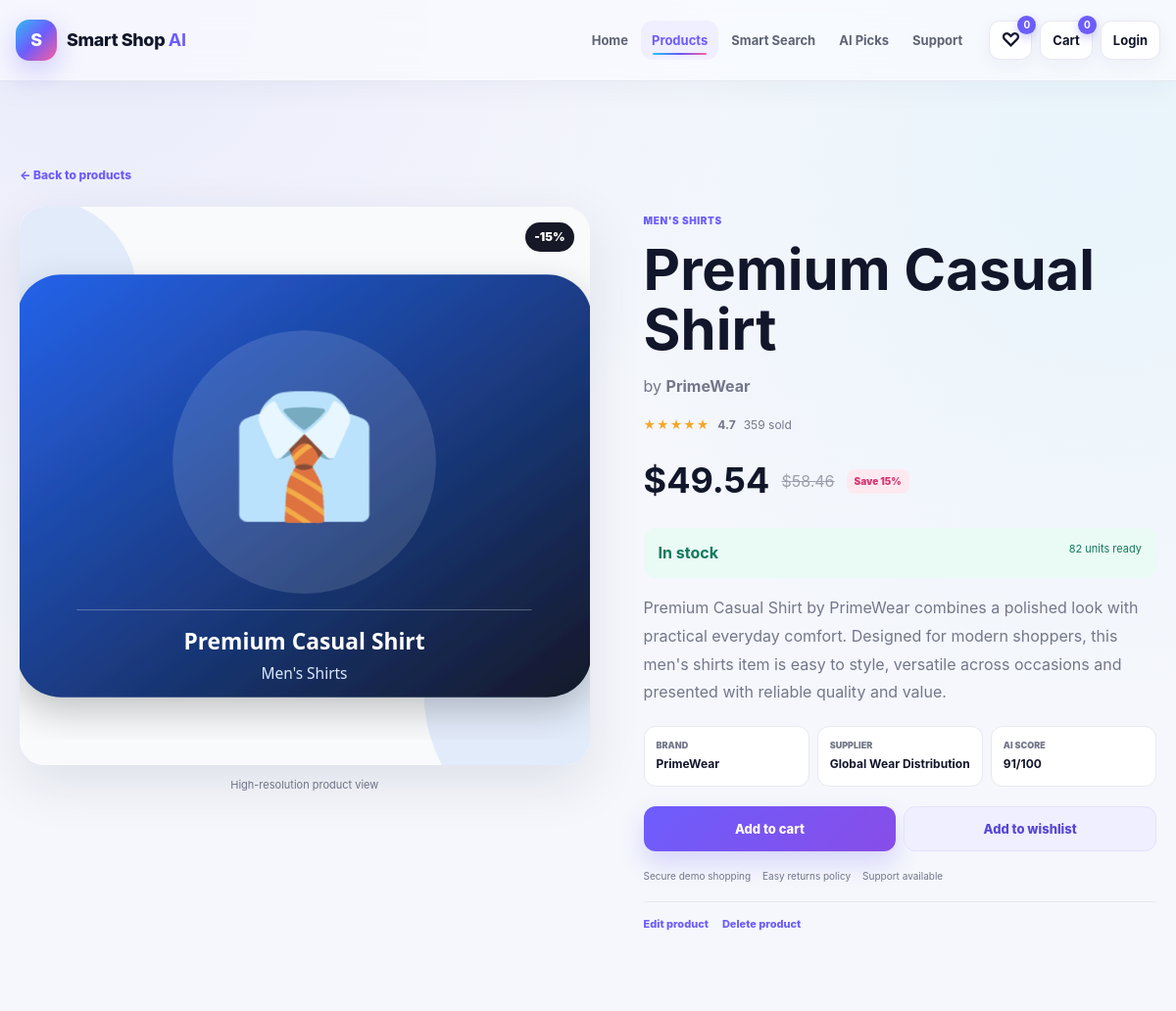
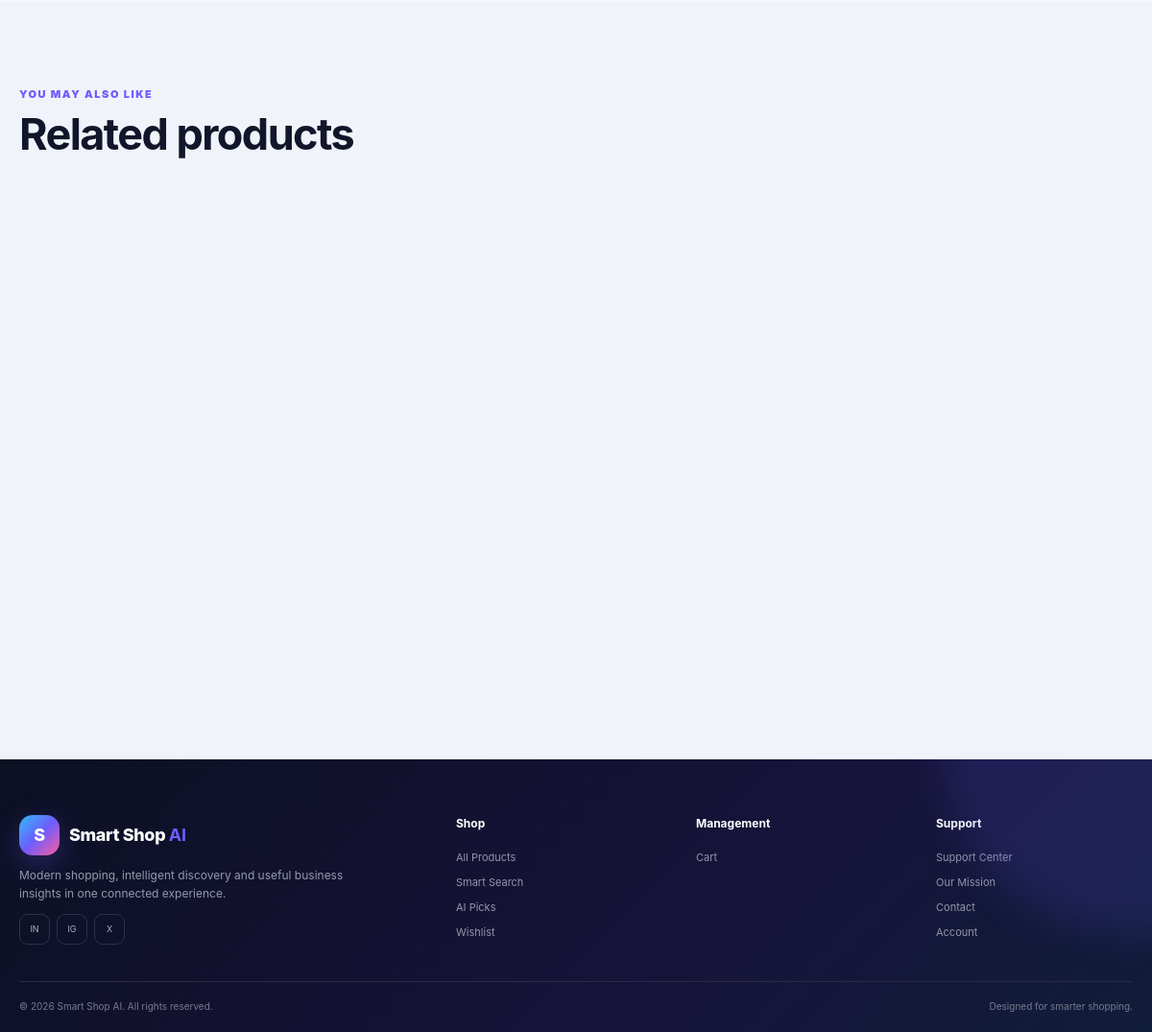
The app's page /product/2 with its own data (2 pictures, top to bottom).
### tables this page shows
CREATE TABLE products (
                product_id INTEGER PRIMARY KEY AUTOINCREMENT,
                name TEXT NOT NULL,
                category TEXT NOT NULL,
                brand TEXT DEFAULT '',
                price REAL NOT NULL DEFAULT 0,
                stock INTEGER NOT NULL DEFAULT 0,
                rating REAL NOT NULL DEFAULT 0,
                sales INTEGER NOT NULL DEFAULT 0,
                supplier TEXT DEFAULT '',
                links TEXT DEFAULT '',
                content TEXT DEFAULT '',
                description TEXT DEFAULT '',
                image TEXT DEFAULT '',
                created_at TEXT DEFAULT CURRENT_TIMESTAMP
            );

### app.py (the view)
@app.route("/product/<int:product_id>")
def product_detail(product_id):
    db = DatabaseManager()
    try:
        product = db.get_product(product_id)
        related = []
        if product:
            related = [p for p in db.search_and_filter("", product["category"], "featured") if p["product_id"] != product_id][:4]
    finally:
        db.close()
    if not product:
        return render_template("404.html"), 404
    return render_template("product_detail.html", product=product, related=related)

### app.py (called while the page is built, shortened)
def cart_map():
    raw = session.get("cart", {})
    if isinstance(raw, dict):
        clean = {}
        for key, value in raw.items():
            try:
                pid, qty = int(key), max(1, int(value))
                clean[pid] = qty
            except (TypeError, ValueError):
                continue
        return clean

def wishlist_ids():
    raw = session.get("wishlist", [])
    if not isinstance(raw, list):
        return []
    result = []
    return result

def ai_score(product):
    sales = int(product["sales"] or 0)
    rating = float(product["rating"] or 0)
    stock = int(product["stock"] or 0)
    sales_component = min(sales / 420, 1) * 45
    rating_component = min(rating / 5, 1) * 30
    availability_component = min(stock / 85, 1) * 25
    return round(sales_component + rating_component + availability_component)

@app.context_processor
def global_shop_data():
    cart = cart_map()
    wish = wishlist_ids()
    return {
        "cart_count": sum(cart.values()),
        "cart_map": cart,
        "wishlist_count": len(wish),
        "wishlist_ids": wish,
        "current_endpoint": request.endpoint or "",
        "ai_score": ai_score,
        "is_admin": is_admin(),
    }

@app.before_request
def startup():
    if not getattr(app, "_catalogue_ready", False):
        ensure_catalogue()
        app._catalogue_ready = True

def is_admin():
    return session.get("role") == "admin"

### database/database.py (called while the page is built)
    def close(self) -> None:
        try:
            self.connection.close()
        except Exception:
            pass

    def get_product(self, product_id):
        return self.cursor.execute(
            "SELECT * FROM products WHERE product_id=?", (product_id,)
        ).fetchone()

### templates/product_detail.html (shortened to what this page needs)
{% extends "base.html" %}{% from "_macros.html" import product_card with context %}
{% block content %}
<section class="section"><div class="shell"><a class="back-link" href="{{ url_for('products') }}">&larr; Back to products</a><div class="detail-layout"><div class="detail-gallery reveal"><div class="detail-main-image"><img src="{{ url_for('static', filename='images/' + (product.image or 'product_1.svg')) }}" alt="{{ product.name }}"><span class="discount-badge big-discount">-15%</span></div><div class="gallery-note">High-resolution product view</div></div><div class="detail-copy reveal"><span class="category-tag">{{ product.category }}</span><h1>{{ product.name }}</h1><p class="brand-detail">by <b>{{ product.brand }}</b></p><div class="detail-rating"><span class="stars">&#9733;&#9733;&#9733;&#9733;&#9733;</span><b>{{ '%.1f'|format(product.rating) }}</b><span>{{ product.sales }} sold</span></div><div class="detail-price"><strong>${{ '%.2f'|format(product.price) }}</strong><del>${{ '%.2f'|format(product.price*1.18) }}</del><span>Save 15%</span></div><div class="stock-banner {% if product.stock <= 12 %}low{% endif %}">{% if product.stock > 0 %}<b>In stock</b><span>{{ product.stock }} units ready</span>{% else %}<b>Out of stock</b><span>Check back soon</span>{% endif %}</div><p class="detail-description">{{ product.description or product.content or 'A carefully selected fashion product from Smart Shop AI.' }}</p><div class="detail-facts"><div><span>Brand</span><b>{{ product.brand }}</b></div><div><span>Supplier</span><b>{{ product.supplier }}</b></div><div><span>AI Score</span><b>{{ ai_score(product) }}/100</b></div></div><div class="detail-actions"><a class="btn btn-primary btn-wide" href="{{ url_for('add_to_cart', product_id=product.product_id) }}">Add to cart</a><a class="btn btn-soft" href="{{ url_for('toggle_wishlist', product_id=product.product_id) }}">{% if product.product_id in wishlist_ids %}Saved to wishlist{% else %}Add to wishlist{% endif %}</a></div><div class="policy-row"><span>Secure demo shopping</span><span>Easy returns policy</span><span>Support available</span></div><div class="manage-row"><a href="{{ url_for('edit_product', product_id=product.product_id) }}">Edit product</a><form method="POST" action="{{ url_for('delete_product', product_id=product.product_id) }}" onsubmit="return confirm('Delete this product?')"><button type="submit">Delete product</button></form></div></div></div></div></section>
{% if related %}<section class="section section-tint"><div class="shell"><div class="section-head"><div><span class="kicker">YOU MAY ALSO LIKE</span><h2>Related products</h2></div></div><div class="product-grid">{% for p in related %}{{ product_card(p) }}{% endfor %}</div></div></section>{% endif %}
{% endblock %}

### records on screen
products: image (picture), category "MEN'S SHIRTS", name "Premium Casual Shirt", brand "PrimeWear", rating "4.7", sales "359", price "49.54", product.price*1.18 "58.46", stock "82", description "Premium Casual Shirt by PrimeWear combines a polished look with practical everyday comfort. Designed for modern shoppers, this men's shirts item is easy to style, versatile across occasions and presented with reliable quality and value.", supplier "Global Wear Distribution"

### other values on screen
{{ wishlist_count }} "0"
{{ cart_count }} "0"
{{ ai_score(product) }} "91"
